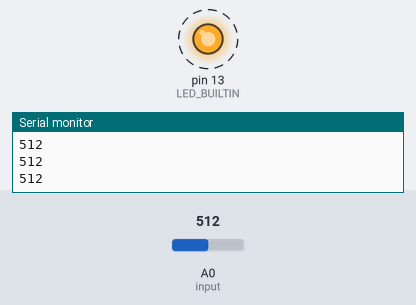
Simulated run of this sketch. Board: Arduino Uno, built with avr-gcc and run on an emulated ATmega328P. Parts: output pins drawn as LEDs (lit = HIGH), the last lines printed to the serial monitor. Dashed ring = blinking. The inputs (shaded band) are chosen by the test bench; at power-on: A0 (input) = 512.

Above: at 1.9 s.
2.3 s: A0 (input) set to 716
At 3.6 s:
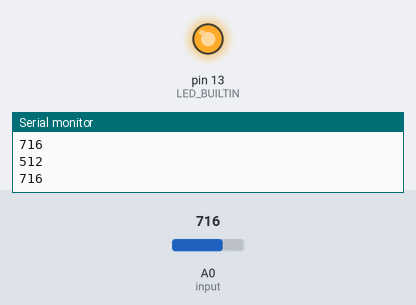
3.9 s: A0 (input) set to 511
At 4.3 s:
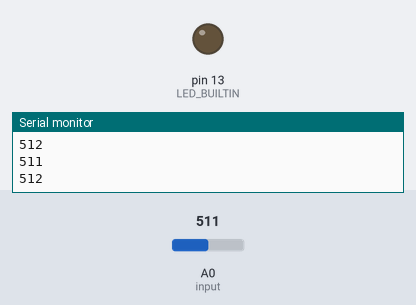
5.4 s: A0 (input) set to 900
At 6.6 s:
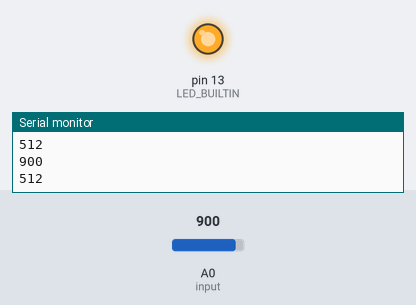
Timing chart, 0 to 8.4 s (numbered marks = the images above; inputs shaded):
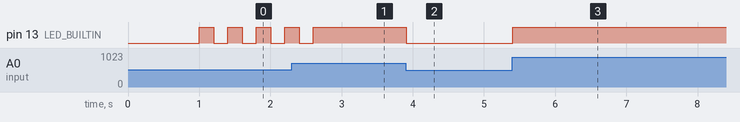

The sketch:

sketch_jun13b.ino
```cpp
int input = A0;
int average = 0;

void setup() {
  // put your setup code here, to run once:
  pinMode(LED_BUILTIN, OUTPUT);
  Serial.begin(9600);

   for (int i=0; i < 10; i++) {
        average = average + analogRead(input);
   delay(100);
   }
   average = average/10;
   //average = 5 * average/1024

}

void loop() {
  // put your main code here, to run repeatedly:
  if (analogRead(input) > average){
      digitalWrite(LED_BUILTIN, HIGH);
    }
  else if( analogRead(input) < average){
      digitalWrite(LED_BUILTIN, LOW);
    }
  else {
      digitalWrite(LED_BUILTIN, HIGH);
      delay(200);
      digitalWrite(LED_BUILTIN, LOW);
      delay(200);
    }
    Serial.println(average);
   Serial.println(analogRead(input));
}
```

Measured:
- after the input at 2.3 s, pin 13 (LED_BUILTIN): goes on until 2.6 s, then stays HIGH
- after the input at 3.9 s, pin 13 (LED_BUILTIN): HIGH → LOW at once
- after the input at 5.4 s, pin 13 (LED_BUILTIN): LOW → HIGH at once
- by itself, pin 13 (LED_BUILTIN): alternates HIGH for 0.20 s and LOW for 0.20 s
